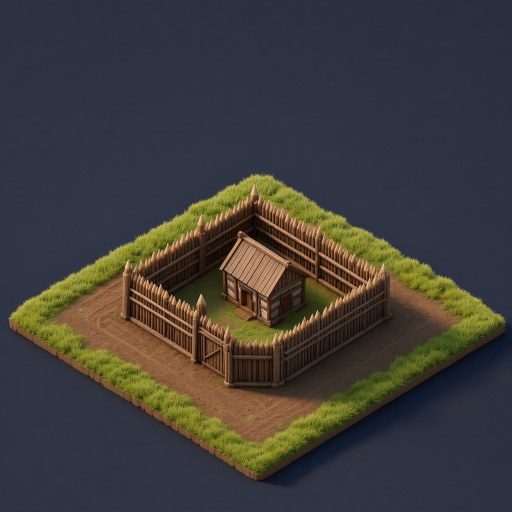
#> input picture art/_canon/castle-1-palisade.jpg, 1024 x 1024 px (shown at 1/2 size)
$ python -i art_book.py   (imports and definitions only)
#> lines starting #> are read from the running program, lines starting #| are printed output that depends on the picture
"""Build the Aldermarch Art Book: a flip-through PDF with one page per asset.

Usage: python3 tools/art_book.py <game.html> <out.pdf>

Every page shows what the game draws today (pulled from the art embedded in
the game file) next to the new art accepted for the Big Bang pass, with a
short description and its status. Pages follow the Art Bible's sections; the
79 manifest keys the game never reads are a thumbnail appendix at the end.

The catalog below is the source of truth for descriptions and new-art
mapping. When art is accepted, add its file here and rebuild.
"""
import base64
import importlib.util
import io
import os
import re
import sys

from PIL import Image
from reportlab import rl_config
from reportlab.lib.colors import HexColor
from reportlab.lib.utils import ImageReader
from reportlab.pdfgen import canvas
from reportlab.platypus import Paragraph
from reportlab.lib.styles import ParagraphStyle

rl_config.useA85 = 0      # no ASCII85 wrapping: it inflates every image ~25%
A = 'art/'
TS = A + 'tileset-grok/'
ST = TS + 'standing/'
GI = A + 'ground-iso/'

# status -> (label, colour)
STATUS = {
    'have': ('READY', '#3f8f4f'),
    'approved': ('APPROVED', '#2f8f8f'),
    'standin': ('STAND-IN', '#b07a1e'),
    'sheet2': ('SHEET 2', '#2f6fd0'),
    'canon': ('CANON', '#7a4fb0'),
    'missing': ('NOT MADE', '#b0413e'),
    'redo': ('REDO', '#b0413e'),
    'nokey': ('NEEDS KEY', '#5a6b7a'),
    'remove': ('REMOVE', '#5a6b7a'),
    'ref': ('REFERENCE', '#5a6b7a'),
    'old': ('SUPERSEDED', '#8a8a8a'),
}

R3 = A + 'review-s3/'    # ChatGPT green-screen copies + mine redo, accepted Oct 18
R2 = A + 'review-s2/'    # ChatGPT sheet-2 batch, accepted Oct 15-17 (update 3)
RW = R2 + '_raw/'       # icons stay on their navy square, as delivered
CN = A + '_canon/'      # the canon set (Sep 4-5), copied from Downloads Oct 12

# Canon images shown under the new art (or instead of it when there is none).
# Keyed by page title. The canon set is the earlier Grok diorama pass: same
# style family, kept as the reference for what each asset should show.
CANON = {
    'Wooden palisade': [('canon tier 1', CN + 'castle-1-palisade.jpg')],
    'Motte and bailey': [('canon tier 2', CN + 'castle-2-motte-bailey.jpg')],
    'Norman keep': [('canon tier 3', CN + 'castle-3-norman-keep.jpg')],
    'Stone castle': [('canon tier 4', CN + 'castle-4-stone.jpg')],
    'Royal castle': [('canon tier 5', CN + 'castle-5-royal.jpg')],
    'Town': [('village cluster', CN + 'village-cluster.jpg'), ('small village', CN + 'village-small.jpg')],
    'Mine': [('canon', CN + 'industry-mine.jpg')],
    'Lumber mill': [('canon', CN + 'industry-lumbermill.jpg')],
    'Blacksmith': [('canon', CN + 'industry-blacksmith.jpg')],
    'Quarry': [('canon', CN + 'industry-quarry.jpg')],
    'Sown field': [('canon', CN + 'field-sown.jpg')],
    'Parched field': [('canon', CN + 'field-parched.jpg')],
    'Pasture': [('canon (cows painted in too)', CN + 'field-pasture.jpg')],
    'Laborer: woodcutter': [('canon labor_lumber', CN + 'labor-lumber.jpg')],
    'Laborer: miner': [('labor_miner', CN + 'labor-miner.jpg'), ('labor_quarry', CN + 'labor-quarry.jpg')],
    'Laborer: blacksmith': [('canon', CN + 'labor-blacksmith.jpg')],
    'Laborer: idle': [('canon labor_unemployed', CN + 'labor-unemployed.jpg')],
    'Laborer: builder': [('canon labor_builder', CN + 'labor-builder.jpg')],
    'Militia': [('canon', CN + 'unit-militia.jpg')],
    'Archers': [('canon', CN + 'unit-archer.jpg')],
    'Knights': [('plate, with sword', CN + 'unit-knight-plate.jpg'), ('mail, with lance', CN + 'unit-knight-mail.jpg')],
    'Crossbowmen': [('canon', CN + 'unit-crossbowman.jpg')],
    'Swordsmen': [('canon', CN + 'unit-swordsman.jpg')],
    'Macemen': [('canon', CN + 'unit-maceman.jpg')],
    'Pikemen': [('canon', CN + 'unit-pikeman.png')],
    'Siege ram': [('canon', CN + 'siege-ram.jpg')],
}
GAMEIMG = {}             # manifest key -> bytes, filled in main(); 'GAME:<key>' sources

SEATS = ['crimson', 'azure', 'gold', 'sable']

# (section, title, [keys], [(caption, new-art path)], status, description)
CAT = []


def add(section, title, keys, new, status, desc):
    CAT.append((section, title, keys, new, status, desc))


# ---------------------------------------------------------------- ground
S = 'Ground'
# [24 lines not run here, left out]

# ---------------------------------------------------------------- fields
S = 'Fields'
# [26 lines not run here, left out]

# ---------------------------------------------------------------- land
S = 'Land'
# [24 lines not run here, left out]

# ---------------------------------------------------------------- settlements
S = 'Castles and town'
TIER_N = {'woodenPalisade': 1, 'motteAndBailey': 2, 'normanKeep': 3, 'stoneCastle': 4, 'royalCastle': 5}
TIER_F = {'woodenPalisade': 'palisade', 'motteAndBailey': 'motte-bailey', 'normanKeep': 'norman-keep', 'stoneCastle': 'stone', 'royalCastle': 'royal'}
# [22 lines not run here, left out]

# ---------------------------------------------------------------- industry
S = 'Industry'
# [18 lines not run here, left out]

# ---------------------------------------------------------------- props & animals
S = 'Props and animals'
# [14 lines not run here, left out]

# ---------------------------------------------------------------- people on the map
S = 'People and wagons'
# [31 lines not run here, left out]

# ---------------------------------------------------------------- units
S = 'Troops (roster icons)'
# [18 lines not run here, left out]

# ---------------------------------------------------------------- banners & icons
S = 'Banners'
# [5 lines not run here, left out]

S = 'Weapons and armour'
# [11 lines not run here, left out]

S = 'Resources'
# [15 lines not run here, left out]

S = 'Spare and reference art'
# [41 lines not run here, left out]


# ================================================================ rendering
PW, PH = 420, 760                     # phone-shaped page, points
M = 22
# [1 line that did not run here, left out]
# [1 line that did not run here, left out]
# [1 line that did not run here, left out]
# [1 line that did not run here, left out]

cache = {}
MAXPX = 440
import tempfile
JPG_DIR = tempfile.mkdtemp(prefix='artbook-')


def prep(path_or_bytes, max_px=440):
    """PIL-load, upscale tiny pixel art with nearest, cap big images."""
#> called with path_or_bytes = '../art/_canon/castle-1-palisade.jpg', max_px = 440
    key = (path_or_bytes if isinstance(path_or_bytes, str) else id(path_or_bytes), max_px)
    if key in cache:
        return cache[key]
    if isinstance(path_or_bytes, str) and path_or_bytes.startswith('GAME:'):
        path_or_bytes = GAMEIMG[path_or_bytes[5:]]
    if isinstance(path_or_bytes, str) and path_or_bytes.startswith('LAWN:'):
        # a transparent road overlay shown on a lawn tile, uncropped, so every
        # shape is drawn at the same scale and reads as it will on the map
        road = Image.open(path_or_bytes[5:]).convert('RGBA')
        lawn = Image.open(TS + 'lawn-00.png').convert('RGBA')
        lb = lawn.getbbox()
        lawn = lawn.crop(lb)
        top_h = round(lawn.width / 1.55)          # lawn's top face; the rest is the slab side
        k = lawn.width / road.width
        road = road.resize((lawn.width, round(road.height * k)), Image.LANCZOS)
        im = lawn.copy()
        im.alpha_composite(road, (0, max(0, (top_h - road.height) // 2)))
    else:
        im = Image.open(path_or_bytes if isinstance(path_or_bytes, str) else io.BytesIO(path_or_bytes)).convert('RGBA')
        bb = im.getbbox()
#> bb = (0, 0, 1024, 1024)
        if bb:
            im = im.crop(bb)
    m = max(im.size)
#> m = 1024
    if m < 160:
        k = max(1, 200 // m)
        im = im.resize((im.width * k, im.height * k), Image.NEAREST)
    elif m > max_px:
        k = max_px / m
#> k = 0.43
        im = im.resize((round(im.width * k), round(im.height * k)), Image.LANCZOS)
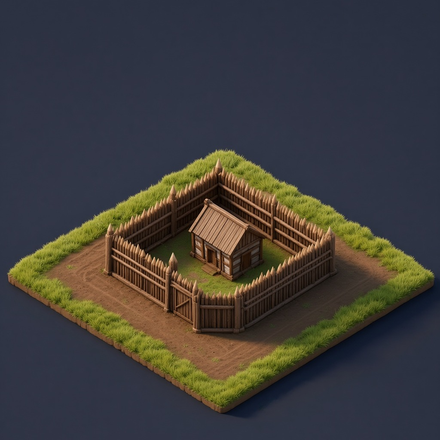
#> im: PIL image 440x440 RGBA; mean R, G, B, A 63.3, 61.2, 59.4, 255
    buf = io.BytesIO()
    if True:
        # every picture sits on the dark panel colour, so flatten transparency onto it and
        # hand ReportLab a JPEG file: embedded as-is (DCT), a fraction of a PNG's size
        if im.getchannel('A').getextrema()[0] < 255:
            bg = Image.new('RGBA', im.size, (0x2a, 0x2f, 0x3a, 255))
            bg.alpha_composite(im)
            im = bg
        os.makedirs(JPG_DIR, exist_ok=True)
        fn = os.path.join(JPG_DIR, '%d.jpg' % len(cache))
        im.convert('RGB').save(fn, 'JPEG', quality=86)
        r = (fn, im.size)
        cache[key] = r
        return r
    im.save(buf, 'PNG', optimize=True)
    buf.seek(0)
    r = (ImageReader(buf), im.size)
    cache[key] = r
    return r


# [303 lines left out: functions draw_img, chip, footer, panel, grid, empty and 5 more, not called in this run]


# [3 lines not run here, left out]

>>> result = prep('../art/_canon/castle-1-palisade.jpg')

$ run again, on art/_canon/field-wheat-ripe.jpg
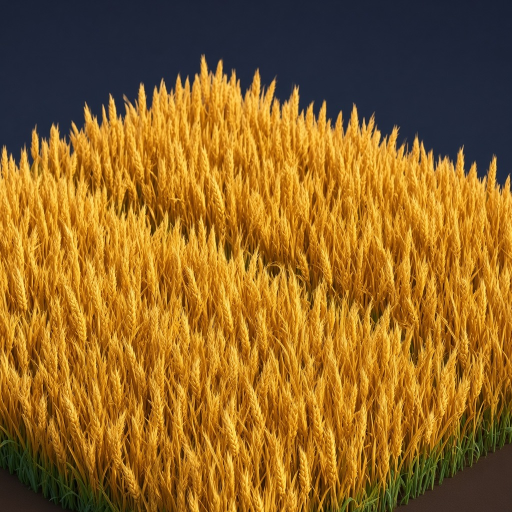
#> input picture art/_canon/field-wheat-ripe.jpg, 1024 x 1024 px (shown at 1/2 size)
#> bb = (0, 0, 1024, 1024)
#> in prep, `im = im.resize((round(im.width * k), round(im.height * k)), Image.LANC..`:
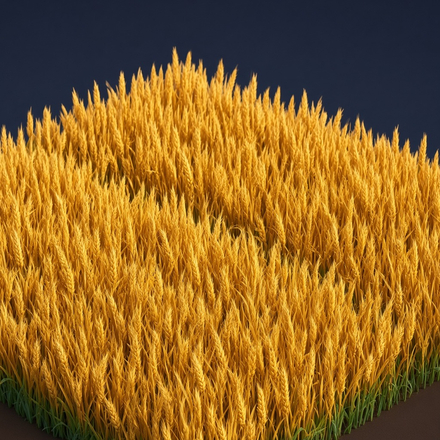
#> im: PIL image 440x440 RGBA; mean R, G, B, A 143.4, 100.4, 35.7, 255

$ run again, on art/_canon/land-meadow.jpg
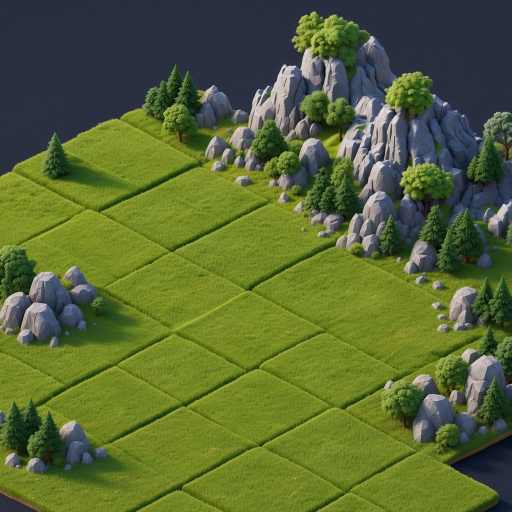
#> input picture art/_canon/land-meadow.jpg, 1024 x 1024 px (shown at 1/2 size)
#> bb = (0, 0, 1024, 1024)
#> in prep, `im = im.resize((round(im.width * k), round(im.height * k)), Image.LANC..`:
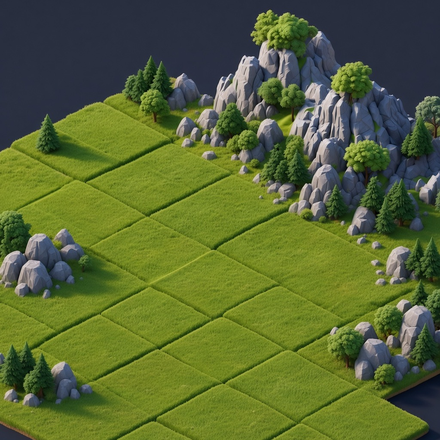
#> im: PIL image 440x440 RGBA; mean R, G, B, A 88.2, 102.8, 51.7, 255

$ run again, on art/_canon/town-house.jpg
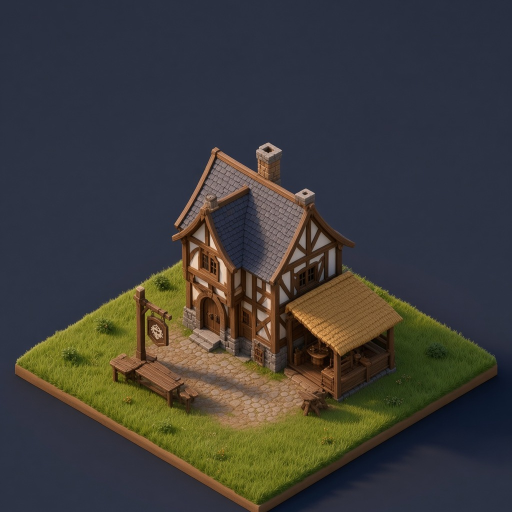
#> input picture art/_canon/town-house.jpg, 1024 x 1024 px (shown at 1/2 size)
#> bb = (0, 0, 1024, 1024)
#> in prep, `im = im.resize((round(im.width * k), round(im.height * k)), Image.LANC..`:
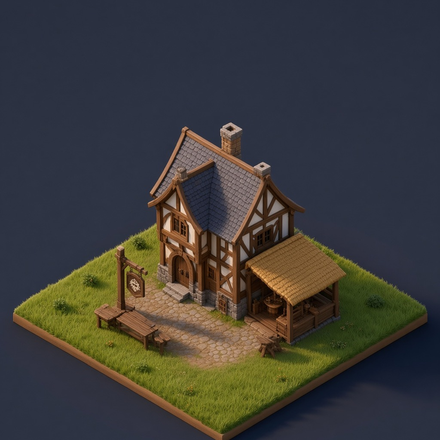
#> im: PIL image 440x440 RGBA; mean R, G, B, A 61.6, 60.4, 58.2, 255
